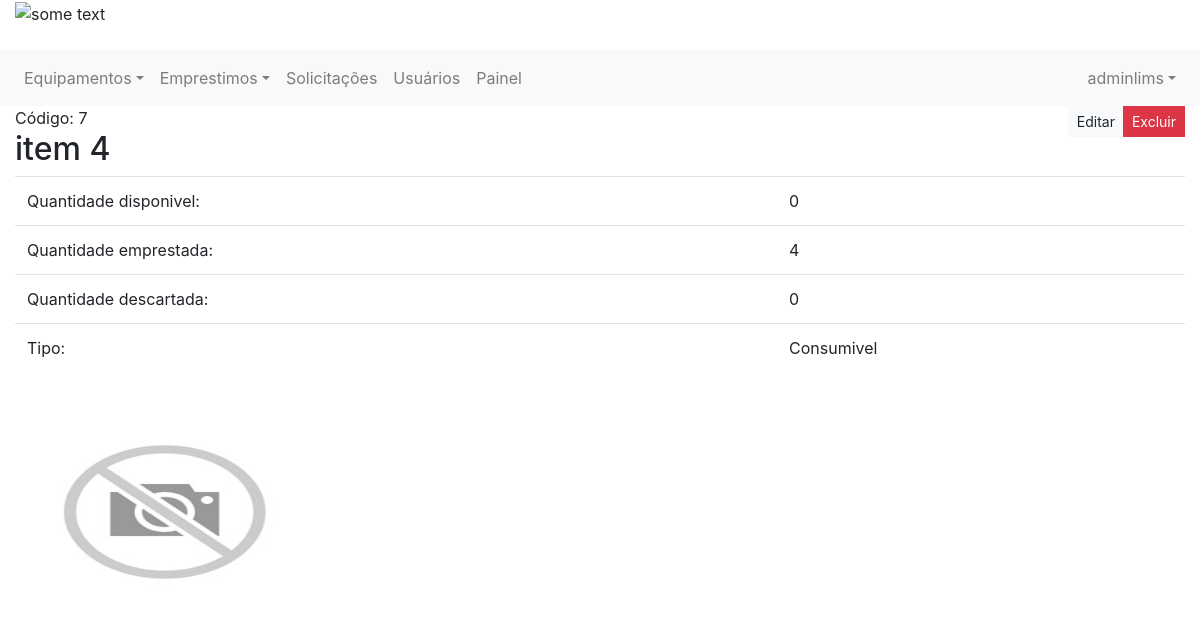
/equipamento/7/ (signed in), run on the app's committed database.
### controle/models.py (models this page shows)
class Item(models.Model):
    nome = models.CharField(max_length=100)
    quantidade = models.IntegerField()
    quantidade_emprestada = models.IntegerField(default=0)
    quantidade_descartada = models.IntegerField(default=0)
    codigo_tombamento = models.CharField(max_length=100, null=True, default=None)
    tipo = models.ForeignKey(TipoEquipamento, on_delete=models.CASCADE)
    imagem = models.FileField(upload_to='documents/%Y/%m/%d', default='documents/1111/sem_foto.jpg')
    excluido = models.BooleanField(default=False)
    em_operacao = models.BooleanField(default=1, null=True)

class TipoEquipamento(models.Model):
    nome = models.CharField(max_length=30)
    descricao = models.CharField(max_length=200)
    def __str__(self):
        return self.nome

### controle/views.py (the view)
# urls.py: path('equipamento/<int:item_id>/', views.exibir_um_equipamento, name='equipamento'),
@login_required
def exibir_um_equipamento(request, item_id):
    item = Item.objects.get(id=item_id)
    return render(request, 'equipamentos/exibir.html', {'item': item, 'user_logado': get_usuario_logado(request)})

### controle/views.py (called while the page is built)
def get_usuario_logado(request):
    return request.user

### controle/templates/equipamentos/exibir.html (shortened to what this page needs)
{% extends 'base.html' %}
{% block 'content' %}
<div class="page-header">
    <div class="btn-group float-right">
        {% if user_logado.is_superuser %}
        <a class="btn btn-sm btn-light" href="{% url 'editar_equipamento' pk=item.id %}">Editar</a>
        <a class="btn btn-sm btn-danger" href="" role="button" id="dropdownMenuLink"
           data-toggle="dropdown" aria-haspopup="true" aria-expanded="false">Excluir</a>
        {% endif %}
    </div>
    <span>Código: {{item.id}}</span>
    <h2>{{item.nome}}</h2>
</div>
<table class="table">
    <tr>
        <td>
            Quantidade disponivel:
        </td>
        <td>
            {{item.quantidade}}
        </td>
    </tr>
    {% if item.tipo.id == 1 %}
    <tr>
        <td>
            Quantidade emprestada:
        </td>
        <td>
            {{item.quantidade_emprestada}}
        </td>
    </tr>
    <tr>
        <td>
            Quantidade descartada:
        </td>
        <td>
            {{item.quantidade_descartada}}
        </td>
    </tr>
    <tr>
        <td>
            Tipo:
        </td>
        <td>
            {{item.tipo}}
        </td>
    </tr>
    {% endif %}
</table>
<br>
<img style="width: 300px; height: 200px" src="{{ item.imagem.url }}" alt="Item">
{% endblock %}

### controle/templates/base.html (shortened to what this page needs)
{% load staticfiles %}
<!DOCTYPE html>
<html lang="pt">
<head>
    <link rel="stylesheet" href="https://stackpath.bootstrapcdn.com/bootstrap/4.3.1/css/bootstrap.min.css"
>
</head>
<body>
<header class="page-header">
    <div class="">
        <div class="container-fluid">
            <div class="row">
                <div class="col-12">
                    <img src="http://lims.ifpi.edu.br/images/logo.png" alt="some text" width=200 height=80>
                </div>
            </div>
        </div>
        <br>
        <div class="row">
            <div class="col-12">
                <nav class="navbar navbar-expand-sm navbar-light bg-light">
                    <div class="collapse navbar-collapse" id="navbarCollapse">
                        <div class="navbar-nav">
                            <div class="nav-item dropdown">
                                <a href="#" class="nav-link dropdown-toggle" data-toggle="dropdown">Equipamentos</a>
                            </div>
                            <div class="nav-item dropdown">
                                <a href="#" class="nav-link dropdown-toggle" data-toggle="dropdown">Emprestimos</a>
                            </div>
                            {% if user_logado.is_superuser %}
                            <a class="nav-item nav-link" href="{% url 'exibir_solicitacoes' %}">Solicitações </a>
                            <a class="nav-item nav-link" href="{% url 'exibir_usuarios' %}">Usuários </a>
                            <a class="nav-item nav-link" href="{% url 'painel_admin' %}">Painel </a>
                            {% endif %}
                        </div>
                        <div class="navbar-nav dropdown ml-auto">
                            <a href="#" class="nav-link dropdown-toggle" data-toggle="dropdown">
                                {{ user_logado.username }}</a>
                        </div>
                    </div>
                </nav>
            </div>
        </div>
    </div>
</header>
<div class="container-fluid">
    <div class="">
        <div class="" style=" ">
            {% block 'content' %}
            {% endblock %}
        </div>
    </div>
</div>
</body>
</html>

### data on the page
Item: id "7", nome "item 4", quantidade "0", quantidade_emprestada "4", quantidade_descartada "0", tipo "Consumivel", imagem (picture)

### other printed values
{{ user_logado.username }} "adminlims"
